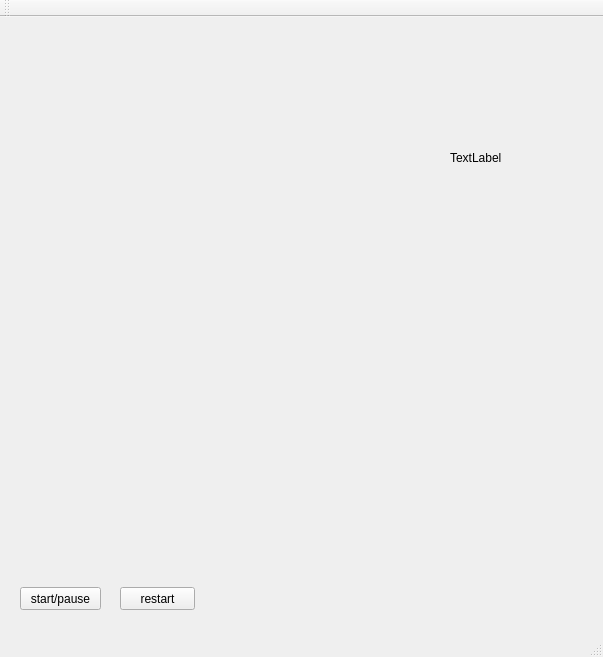
<?xml version="1.0" encoding="UTF-8"?>
<ui version="4.0">
 <class>MainWindow</class>
 <widget class="QMainWindow" name="MainWindow">
  <property name="geometry">
   <rect>
    <x>0</x>
    <y>0</y>
    <width>603</width>
    <height>657</height>
   </rect>
  </property>
  <property name="windowTitle">
   <string>MainWindow</string>
  </property>
  <widget class="QWidget" name="centralWidget">
   <widget class="Tetris" name="widget" native="true">
    <property name="geometry">
     <rect>
      <x>9</x>
      <y>9</y>
      <width>411</width>
      <height>541</height>
     </rect>
    </property>
   </widget>
   <widget class="QPushButton" name="pushButton">
    <property name="geometry">
     <rect>
      <x>20</x>
      <y>570</y>
      <width>81</width>
      <height>23</height>
     </rect>
    </property>
    <property name="focusPolicy">
     <enum>Qt::NoFocus</enum>
    </property>
    <property name="text">
     <string>start/pause</string>
    </property>
   </widget>
   <widget class="QPushButton" name="pushButton_2">
    <property name="geometry">
     <rect>
      <x>120</x>
      <y>570</y>
      <width>75</width>
      <height>23</height>
     </rect>
    </property>
    <property name="focusPolicy">
     <enum>Qt::NoFocus</enum>
    </property>
    <property name="text">
     <string>restart</string>
    </property>
   </widget>
   <widget class="QLabel" name="label_score">
    <property name="geometry">
     <rect>
      <x>450</x>
      <y>120</y>
      <width>141</width>
      <height>41</height>
     </rect>
    </property>
    <property name="text">
     <string>TextLabel</string>
    </property>
   </widget>
  </widget>
  <widget class="QMenuBar" name="menuBar">
   <property name="geometry">
    <rect>
     <x>0</x>
     <y>0</y>
     <width>603</width>
     <height>23</height>
    </rect>
   </property>
  </widget>
  <widget class="QToolBar" name="mainToolBar">
   <attribute name="toolBarArea">
    <enum>TopToolBarArea</enum>
   </attribute>
   <attribute name="toolBarBreak">
    <bool>false</bool>
   </attribute>
  </widget>
  <widget class="QStatusBar" name="statusBar"/>
 </widget>
 <layoutdefault spacing="6" margin="11"/>
 <customwidgets>
  <customwidget>
   <class>Tetris</class>
   <extends>QWidget</extends>
   <header>Tetris.h</header>
   <container>1</container>
  </customwidget>
 </customwidgets>
 <resources/>
 <connections/>
</ui>
